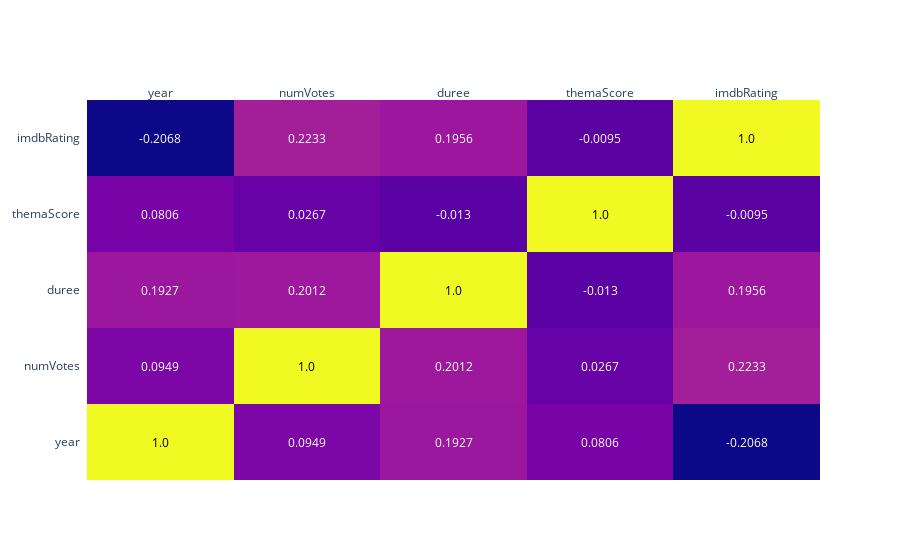

Notebook code cell kept with this figure:
### Code cell
corr_matrix = round(dfyear.corr(), 4)

fig = ff.create_annotated_heatmap(corr_matrix.values,
                                  x = corr_matrix.columns.values.tolist(),
                                  y = corr_matrix.index.values.tolist(),
                                  )


fig.show()

### Figure 1 — Plotly figure (JSON) as saved in the notebook; plotly's stock layout.template omitted (floating-point values rounded to 4 significant figures)
{"data": [{"colorscale": [[0, "#0d0887"], [0.1111, "#46039f"], [0.2222, "#7201a8"], [0.3333, "#9c179e"], [0.4444, "#bd3786"], [0.5556, "#d8576b"], [0.6667, "#ed7953"], [0.7778, "#fb9f3a"], [0.8889, "#fdca26"], [1, "#f0f921"]], "reversescale": false, "showscale": false, "type": "heatmap", "x": ["year", "numVotes", "duree", "themaScore", "imdbRating"], "y": ["year", "numVotes", "duree", "themaScore", "imdbRating"], "z": [[1, 0.0949, 0.1927, 0.0806, -0.2068], [0.0949, 1, 0.2012, 0.0267, 0.2233], [0.1927, 0.2012, 1, -0.013, 0.1956], [0.0806, 0.0267, -0.013, 1, -0.0095], [-0.2068, 0.2233, 0.1956, -0.0095, 1]]}], "layout": {"annotations": [{"font": {"color": "#000000"}, "showarrow": false, "text": "1.0", "x": "year", "xref": "x", "y": "year", "yref": "y"}, {"font": {"color": "#FFFFFF"}, "showarrow": false, "text": "0.0949", "x": "numVotes", "xref": "x", "y": "year", "yref": "y"}, {"font": {"color": "#FFFFFF"}, "showarrow": false, "text": "0.1927", "x": "duree", "xref": "x", "y": "year", "yref": "y"}, {"font": {"color": "#FFFFFF"}, "showarrow": false, "text": "0.0806", "x": "themaScore", "xref": "x", "y": "year", "yref": "y"}, {"font": {"color": "#FFFFFF"}, "showarrow": false, "text": "-0.2068", "x": "imdbRating", "xref": "x", "y": "year", "yref": "y"}, {"font": {"color": "#FFFFFF"}, "showarrow": false, "text": "0.0949", "x": "year", "xref": "x", "y": "numVotes", "yref": "y"}, {"font": {"color": "#000000"}, "showarrow": false, "text": "1.0", "x": "numVotes", "xref": "x", "y": "numVotes", "yref": "y"}, {"font": {"color": "#FFFFFF"}, "showarrow": false, "text": "0.2012", "x": "duree", "xref": "x", "y": "numVotes", "yref": "y"}, {"font": {"color": "#FFFFFF"}, "showarrow": false, "text": "0.0267", "x": "themaScore", "xref": "x", "y": "numVotes", "yref": "y"}, {"font": {"color": "#FFFFFF"}, "showarrow": false, "text": "0.2233", "x": "imdbRating", "xref": "x", "y": "numVotes", "yref": "y"}, {"font": {"color": "#FFFFFF"}, "showarrow": false, "text": "0.1927", "x": "year", "xref": "x", "y": "duree", "yref": "y"}, {"font": {"color": "#FFFFFF"}, "showarrow": false, "text": "0.2012", "x": "numVotes", "xref": "x", "y": "duree", "yref": "y"}, {"font": {"color": "#000000"}, "showarrow": false, "text": "1.0", "x": "duree", "xref": "x", "y": "duree", "yref": "y"}, {"font": {"color": "#FFFFFF"}, "showarrow": false, "text": "-0.013", "x": "themaScore", "xref": "x", "y": "duree", "yref": "y"}, {"font": {"color": "#FFFFFF"}, "showarrow": false, "text": "0.1956", "x": "imdbRating", "xref": "x", "y": "duree", "yref": "y"}, {"font": {"color": "#FFFFFF"}, "showarrow": false, "text": "0.0806", "x": "year", "xref": "x", "y": "themaScore", "yref": "y"}, {"font": {"color": "#FFFFFF"}, "showarrow": false, "text": "0.0267", "x": "numVotes", "xref": "x", "y": "themaScore", "yref": "y"}, {"font": {"color": "#FFFFFF"}, "showarrow": false, "text": "-0.013", "x": "duree", "xref": "x", "y": "themaScore", "yref": "y"}, {"font": {"color": "#000000"}, "showarrow": false, "text": "1.0", "x": "themaScore", "xref": "x", "y": "themaScore", "yref": "y"}, {"font": {"color": "#FFFFFF"}, "showarrow": false, "text": "-0.0095", "x": "imdbRating", "xref": "x", "y": "themaScore", "yref": "y"}, {"font": {"color": "#FFFFFF"}, "showarrow": false, "text": "-0.2068", "x": "year", "xref": "x", "y": "imdbRating", "yref": "y"}, {"font": {"color": "#FFFFFF"}, "showarrow": false, "text": "0.2233", "x": "numVotes", "xref": "x", "y": "imdbRating", "yref": "y"}, {"font": {"color": "#FFFFFF"}, "showarrow": false, "text": "0.1956", "x": "duree", "xref": "x", "y": "imdbRating", "yref": "y"}, {"font": {"color": "#FFFFFF"}, "showarrow": false, "text": "-0.0095", "x": "themaScore", "xref": "x", "y": "imdbRating", "yref": "y"}, {"font": {"color": "#000000"}, "showarrow": false, "text": "1.0", "x": "imdbRating", "xref": "x", "y": "imdbRating", "yref": "y"}], "xaxis": {"dtick": 1, "gridcolor": "rgb(0, 0, 0)", "side": "top", "ticks": ""}, "yaxis": {"dtick": 1, "ticks": "", "ticksuffix": "  "}}}
